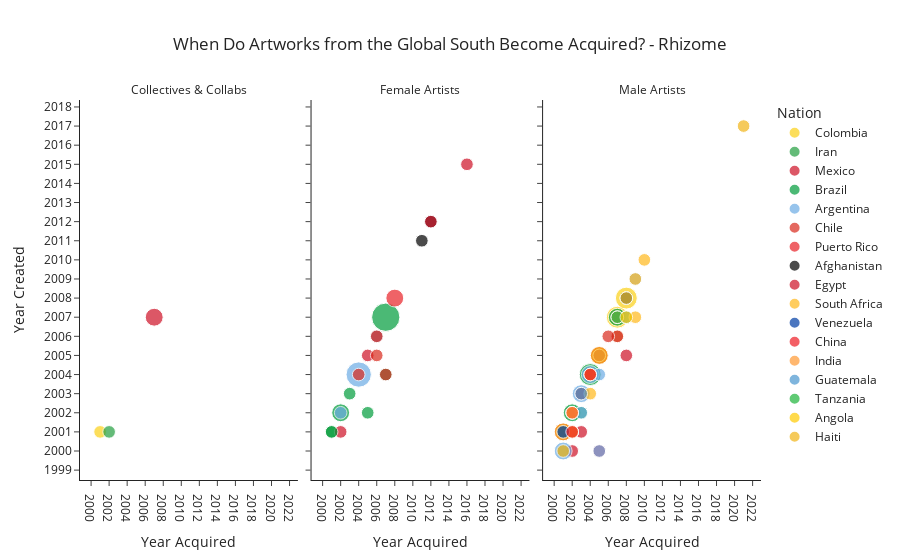

The code cell stored with this chart in its notebook:
### Code cell
#create bubble chart w/facet

rhz_south = moma_rhz_parallel_artworks_counts_df_final.loc[moma_rhz_parallel_artworks_counts_df_final['Divide'] == 'Global South']
rhz_south = rhz_south.loc[rhz_south['Source'] == 'Rhizome']
rhz_south = rhz_south.replace('M', 'Male Artists')
rhz_south = rhz_south.replace('F', 'Female Artists')
rhz_south = rhz_south.replace('Collectives', 'Collectives & Collabs')

fig = px.scatter(rhz_south, y='dateCreated', x='dateAcquired', color='Nation', size='size', facet_col='Gender', title= "When Do Artworks from the Global South Become Acquired? - Rhizome", color_discrete_sequence = ['#FCD116', "#239f40", "#CE1126", "#009c3b", "#6CACE4", '#DA291C', '#E92228', '#000000', '#ce1126', '#FFB81C', '#003DA5', '#EE1C25', '#FF9933', '#4997D0', '#1EB53A', '#FFCB00', '#F1B517'], labels={"dateCreated": "Year Created", "dateAcquired": "Year Acquired"})
fig.for_each_annotation(lambda a: a.update(text=a.text.split("=")[-1]))
fig.update_yaxes(nticks=20)
fig.update_xaxes(nticks=20)
fig.update_traces(hoverinfo='all')
fig.update_layout(title_x=0.5)
fig.show()
#create local copies
#fig.write_html(path+"Plotly_embeds/scatter_rhz_south_artworks.html", include_plotlyjs='directory')

### Figure 1 — Plotly figure (JSON) as saved in the notebook; plotly's stock layout.template omitted (floating-point values rounded to 4 significant figures)
{"data": [{"hoverinfo": "all", "hovertemplate": "Nation=Colombia<br>Gender=Collectives & Collabs<br>Year Acquired=%{x}<br>Year Created=%{y}<br>size=%{marker.size}<extra></extra>", "legendgroup": "Colombia", "marker": {"color": "#FCD116", "size": [1], "sizemode": "area", "sizeref": 0.0125, "symbol": "circle"}, "mode": "markers", "name": "Colombia", "orientation": "v", "showlegend": true, "type": "scatter", "x": [2001], "xaxis": "x", "y": [2001], "yaxis": "y"}, {"hoverinfo": "all", "hovertemplate": "Nation=Colombia<br>Gender=Male Artists<br>Year Acquired=%{x}<br>Year Created=%{y}<br>size=%{marker.size}<extra></extra>", "legendgroup": "Colombia", "marker": {"color": "#FCD116", "size": [2, 1, 3, 3], "sizemode": "area", "sizeref": 0.0125, "symbol": "circle"}, "mode": "markers", "name": "Colombia", "orientation": "v", "showlegend": false, "type": "scatter", "x": [2005, 2007, 2007, 2008], "xaxis": "x3", "y": [2005, 2006, 2007, 2008], "yaxis": "y3"}, {"hoverinfo": "all", "hovertemplate": "Nation=Iran<br>Gender=Collectives & Collabs<br>Year Acquired=%{x}<br>Year Created=%{y}<br>size=%{marker.size}<extra></extra>", "legendgroup": "Iran", "marker": {"color": "#239f40", "size": [1], "sizemode": "area", "sizeref": 0.0125, "symbol": "circle"}, "mode": "markers", "name": "Iran", "orientation": "v", "showlegend": true, "type": "scatter", "x": [2002], "xaxis": "x", "y": [2001], "yaxis": "y"}, {"hoverinfo": "all", "hovertemplate": "Nation=Iran<br>Gender=Female Artists<br>Year Acquired=%{x}<br>Year Created=%{y}<br>size=%{marker.size}<extra></extra>", "legendgroup": "Iran", "marker": {"color": "#239f40", "size": [1], "sizemode": "area", "sizeref": 0.0125, "symbol": "circle"}, "mode": "markers", "name": "Iran", "orientation": "v", "showlegend": false, "type": "scatter", "x": [2001], "xaxis": "x2", "y": [2001], "yaxis": "y2"}, {"hoverinfo": "all", "hovertemplate": "Nation=Mexico<br>Gender=Collectives & Collabs<br>Year Acquired=%{x}<br>Year Created=%{y}<br>size=%{marker.size}<extra></extra>", "legendgroup": "Mexico", "marker": {"color": "#CE1126", "size": [2], "sizemode": "area", "sizeref": 0.0125, "symbol": "circle"}, "mode": "markers", "name": "Mexico", "orientation": "v", "showlegend": true, "type": "scatter", "x": [2007], "xaxis": "x", "y": [2007], "yaxis": "y"}, {"hoverinfo": "all", "hovertemplate": "Nation=Mexico<br>Gender=Female Artists<br>Year Acquired=%{x}<br>Year Created=%{y}<br>size=%{marker.size}<extra></extra>", "legendgroup": "Mexico", "marker": {"color": "#CE1126", "size": [1, 1, 1, 1], "sizemode": "area", "sizeref": 0.0125, "symbol": "circle"}, "mode": "markers", "name": "Mexico", "orientation": "v", "showlegend": false, "type": "scatter", "x": [2002, 2005, 2006, 2016], "xaxis": "x2", "y": [2001, 2005, 2006, 2015], "yaxis": "y2"}, {"hoverinfo": "all", "hovertemplate": "Nation=Mexico<br>Gender=Male Artists<br>Year Acquired=%{x}<br>Year Created=%{y}<br>size=%{marker.size}<extra></extra>", "legendgroup": "Mexico", "marker": {"color": "#CE1126", "size": [1, 1, 1, 2, 1, 1, 1, 2, 1, 1], "sizemode": "area", "sizeref": 0.0125, "symbol": "circle"}, "mode": "markers", "name": "Mexico", "orientation": "v", "showlegend": false, "type": "scatter", "x": [2002, 2005, 2001, 2001, 2003, 2002, 2004, 2005, 2008, 2007], "xaxis": "x3", "y": [2000, 2000, 2001, 2001, 2001, 2002, 2004, 2005, 2005, 2006], "yaxis": "y3"}, {"hoverinfo": "all", "hovertemplate": "Nation=Brazil<br>Gender=Female Artists<br>Year Acquired=%{x}<br>Year Created=%{y}<br>size=%{marker.size}<extra></extra>", "legendgroup": "Brazil", "marker": {"color": "#009c3b", "size": [1, 2, 1, 1, 1, 5], "sizemode": "area", "sizeref": 0.0125, "symbol": "circle"}, "mode": "markers", "name": "Brazil", "orientation": "v", "showlegend": true, "type": "scatter", "x": [2001, 2002, 2005, 2003, 2007, 2007], "xaxis": "x2", "y": [2001, 2002, 2002, 2003, 2004, 2007], "yaxis": "y2"}, {"hoverinfo": "all", "hovertemplate": "Nation=Brazil<br>Gender=Male Artists<br>Year Acquired=%{x}<br>Year Created=%{y}<br>size=%{marker.size}<extra></extra>", "legendgroup": "Brazil", "marker": {"color": "#009c3b", "size": [1, 1, 2, 1, 1, 3, 1, 2, 1, 1, 1], "sizemode": "area", "sizeref": 0.0125, "symbol": "circle"}, "mode": "markers", "name": "Brazil", "orientation": "v", "showlegend": false, "type": "scatter", "x": [2001, 2001, 2002, 2003, 2003, 2004, 2004, 2007, 2008, 2008, 2008], "xaxis": "x3", "y": [2000, 2001, 2002, 2002, 2003, 2004, 2004, 2007, 2007, 2008, 2008], "yaxis": "y3"}, {"hoverinfo": "all", "hovertemplate": "Nation=Argentina<br>Gender=Female Artists<br>Year Acquired=%{x}<br>Year Created=%{y}<br>size=%{marker.size}<extra></extra>", "legendgroup": "Argentina", "marker": {"color": "#6CACE4", "size": [1, 4, 1], "sizemode": "area", "sizeref": 0.0125, "symbol": "circle"}, "mode": "markers", "name": "Argentina", "orientation": "v", "showlegend": true, "type": "scatter", "x": [2002, 2004, 2006], "xaxis": "x2", "y": [2002, 2004, 2006], "yaxis": "y2"}, {"hoverinfo": "all", "hovertemplate": "Nation=Argentina<br>Gender=Male Artists<br>Year Acquired=%{x}<br>Year Created=%{y}<br>size=%{marker.size}<extra></extra>", "legendgroup": "Argentina", "marker": {"color": "#6CACE4", "size": [2, 1, 1, 1, 1, 1, 1, 2, 2, 1, 1, 1, 1, 1], "sizemode": "area", "sizeref": 0.0125, "symbol": "circle"}, "mode": "markers", "name": "Argentina", "orientation": "v", "showlegend": false, "type": "scatter", "x": [2001, 2005, 2002, 2002, 2002, 2003, 2003, 2003, 2004, 2005, 2005, 2007, 2008, 2009], "xaxis": "x3", "y": [2000, 2000, 2001, 2001, 2002, 2002, 2003, 2003, 2004, 2004, 2005, 2007, 2007, 2009], "yaxis": "y3"}, {"hoverinfo": "all", "hovertemplate": "Nation=Chile<br>Gender=Female Artists<br>Year Acquired=%{x}<br>Year Created=%{y}<br>size=%{marker.size}<extra></extra>", "legendgroup": "Chile", "marker": {"color": "#DA291C", "size": [1, 1, 1, 1], "sizemode": "area", "sizeref": 0.0125, "symbol": "circle"}, "mode": "markers", "name": "Chile", "orientation": "v", "showlegend": true, "type": "scatter", "x": [2004, 2007, 2006, 2006], "xaxis": "x2", "y": [2004, 2004, 2005, 2006], "yaxis": "y2"}, {"hoverinfo": "all", "hovertemplate": "Nation=Chile<br>Gender=Male Artists<br>Year Acquired=%{x}<br>Year Created=%{y}<br>size=%{marker.size}<extra></extra>", "legendgroup": "Chile", "marker": {"color": "#DA291C", "size": [1, 1, 1, 1, 1], "sizemode": "area", "sizeref": 0.0125, "symbol": "circle"}, "mode": "markers", "name": "Chile", "orientation": "v", "showlegend": false, "type": "scatter", "x": [2002, 2003, 2004, 2005, 2006], "xaxis": "x3", "y": [2002, 2003, 2004, 2005, 2006], "yaxis": "y3"}, {"hoverinfo": "all", "hovertemplate": "Nation=Puerto Rico<br>Gender=Female Artists<br>Year Acquired=%{x}<br>Year Created=%{y}<br>size=%{marker.size}<extra></extra>", "legendgroup": "Puerto Rico", "marker": {"color": "#E92228", "size": [2], "sizemode": "area", "sizeref": 0.0125, "symbol": "circle"}, "mode": "markers", "name": "Puerto Rico", "orientation": "v", "showlegend": true, "type": "scatter", "x": [2008], "xaxis": "x2", "y": [2008], "yaxis": "y2"}, {"hoverinfo": "all", "hovertemplate": "Nation=Afghanistan<br>Gender=Female Artists<br>Year Acquired=%{x}<br>Year Created=%{y}<br>size=%{marker.size}<extra></extra>", "legendgroup": "Afghanistan", "marker": {"color": "#000000", "size": [1, 1], "sizemode": "area", "sizeref": 0.0125, "symbol": "circle"}, "mode": "markers", "name": "Afghanistan", "orientation": "v", "showlegend": true, "type": "scatter", "x": [2011, 2012], "xaxis": "x2", "y": [2011, 2012], "yaxis": "y2"}, {"hoverinfo": "all", "hovertemplate": "Nation=Egypt<br>Gender=Female Artists<br>Year Acquired=%{x}<br>Year Created=%{y}<br>size=%{marker.size}<extra></extra>", "legendgroup": "Egypt", "marker": {"color": "#ce1126", "size": [1], "sizemode": "area", "sizeref": 0.0125, "symbol": "circle"}, "mode": "markers", "name": "Egypt", "orientation": "v", "showlegend": true, "type": "scatter", "x": [2012], "xaxis": "x2", "y": [2012], "yaxis": "y2"}, {"hoverinfo": "all", "hovertemplate": "Nation=South Africa<br>Gender=Male Artists<br>Year Acquired=%{x}<br>Year Created=%{y}<br>size=%{marker.size}<extra></extra>", "legendgroup": "South Africa", "marker": {"color": "#FFB81C", "size": [1, 2, 1, 1, 1, 1, 2, 1, 1, 1], "sizemode": "area", "sizeref": 0.0125, "symbol": "circle"}, "mode": "markers", "name": "South Africa", "orientation": "v", "showlegend": true, "type": "scatter", "x": [2001, 2001, 2002, 2002, 2004, 2004, 2005, 2009, 2009, 2010], "xaxis": "x3", "y": [2000, 2001, 2001, 2001, 2003, 2004, 2005, 2007, 2009, 2010], "yaxis": "y3"}, {"hoverinfo": "all", "hovertemplate": "Nation=Venezuela<br>Gender=Male Artists<br>Year Acquired=%{x}<br>Year Created=%{y}<br>size=%{marker.size}<extra></extra>", "legendgroup": "Venezuela", "marker": {"color": "#003DA5", "size": [1], "sizemode": "area", "sizeref": 0.0125, "symbol": "circle"}, "mode": "markers", "name": "Venezuela", "orientation": "v", "showlegend": true, "type": "scatter", "x": [2001], "xaxis": "x3", "y": [2001], "yaxis": "y3"}, {"hoverinfo": "all", "hovertemplate": "Nation=China<br>Gender=Male Artists<br>Year Acquired=%{x}<br>Year Created=%{y}<br>size=%{marker.size}<extra></extra>", "legendgroup": "China", "marker": {"color": "#EE1C25", "size": [1, 1, 1], "sizemode": "area", "sizeref": 0.0125, "symbol": "circle"}, "mode": "markers", "name": "China", "orientation": "v", "showlegend": true, "type": "scatter", "x": [2002, 2002, 2004], "xaxis": "x3", "y": [2001, 2002, 2004], "yaxis": "y3"}, {"hoverinfo": "all", "hovertemplate": "Nation=India<br>Gender=Male Artists<br>Year Acquired=%{x}<br>Year Created=%{y}<br>size=%{marker.size}<extra></extra>", "legendgroup": "India", "marker": {"color": "#FF9933", "size": [1, 1, 1], "sizemode": "area", "sizeref": 0.0125, "symbol": "circle"}, "mode": "markers", "name": "India", "orientation": "v", "showlegend": true, "type": "scatter", "x": [2002, 2007, 2008], "xaxis": "x3", "y": [2002, 2007, 2008], "yaxis": "y3"}, {"hoverinfo": "all", "hovertemplate": "Nation=Guatemala<br>Gender=Male Artists<br>Year Acquired=%{x}<br>Year Created=%{y}<br>size=%{marker.size}<extra></extra>", "legendgroup": "Guatemala", "marker": {"color": "#4997D0", "size": [1], "sizemode": "area", "sizeref": 0.0125, "symbol": "circle"}, "mode": "markers", "name": "Guatemala", "orientation": "v", "showlegend": true, "type": "scatter", "x": [2003], "xaxis": "x3", "y": [2003], "yaxis": "y3"}, {"hoverinfo": "all", "hovertemplate": "Nation=Tanzania<br>Gender=Male Artists<br>Year Acquired=%{x}<br>Year Created=%{y}<br>size=%{marker.size}<extra></extra>", "legendgroup": "Tanzania", "marker": {"color": "#1EB53A", "size": [1], "sizemode": "area", "sizeref": 0.0125, "symbol": "circle"}, "mode": "markers", "name": "Tanzania", "orientation": "v", "showlegend": true, "type": "scatter", "x": [2007], "xaxis": "x3", "y": [2007], "yaxis": "y3"}, {"hoverinfo": "all", "hovertemplate": "Nation=Angola<br>Gender=Male Artists<br>Year Acquired=%{x}<br>Year Created=%{y}<br>size=%{marker.size}<extra></extra>", "legendgroup": "Angola", "marker": {"color": "#FFCB00", "size": [1], "sizemode": "area", "sizeref": 0.0125, "symbol": "circle"}, "mode": "markers", "name": "Angola", "orientation": "v", "showlegend": true, "type": "scatter", "x": [2008], "xaxis": "x3", "y": [2007], "yaxis": "y3"}, {"hoverinfo": "all", "hovertemplate": "Nation=Haiti<br>Gender=Male Artists<br>Year Acquired=%{x}<br>Year Created=%{y}<br>size=%{marker.size}<extra></extra>", "legendgroup": "Haiti", "marker": {"color": "#F1B517", "size": [1], "sizemode": "area", "sizeref": 0.0125, "symbol": "circle"}, "mode": "markers", "name": "Haiti", "orientation": "v", "showlegend": true, "type": "scatter", "x": [2021], "xaxis": "x3", "y": [2017], "yaxis": "y3"}], "layout": {"annotations": [{"font": {}, "showarrow": false, "text": "Collectives & Collabs", "x": 0.16, "xanchor": "center", "xref": "paper", "y": 1, "yanchor": "bottom", "yref": "paper"}, {"font": {}, "showarrow": false, "text": "Female Artists", "x": 0.5, "xanchor": "center", "xref": "paper", "y": 1, "yanchor": "bottom", "yref": "paper"}, {"font": {}, "showarrow": false, "text": "Male Artists", "x": 0.84, "xanchor": "center", "xref": "paper", "y": 1, "yanchor": "bottom", "yref": "paper"}], "legend": {"itemsizing": "constant", "title": {"text": "Nation"}, "tracegroupgap": 0}, "title": {"text": "When Do Artworks from the Global South Become Acquired? - Rhizome", "x": 0.5}, "xaxis": {"anchor": "y", "domain": [0, 0.32], "nticks": 20, "title": {"text": "Year Acquired"}}, "xaxis2": {"anchor": "y2", "domain": [0.34, 0.66], "matches": "x", "nticks": 20, "title": {"text": "Year Acquired"}}, "xaxis3": {"anchor": "y3", "domain": [0.68, 1.0], "matches": "x", "nticks": 20, "title": {"text": "Year Acquired"}}, "yaxis": {"anchor": "x", "domain": [0, 1], "nticks": 20, "title": {"text": "Year Created"}}, "yaxis2": {"anchor": "x2", "domain": [0, 1], "matches": "y", "nticks": 20, "showticklabels": false}, "yaxis3": {"anchor": "x3", "domain": [0, 1], "matches": "y", "nticks": 20, "showticklabels": false}}}
